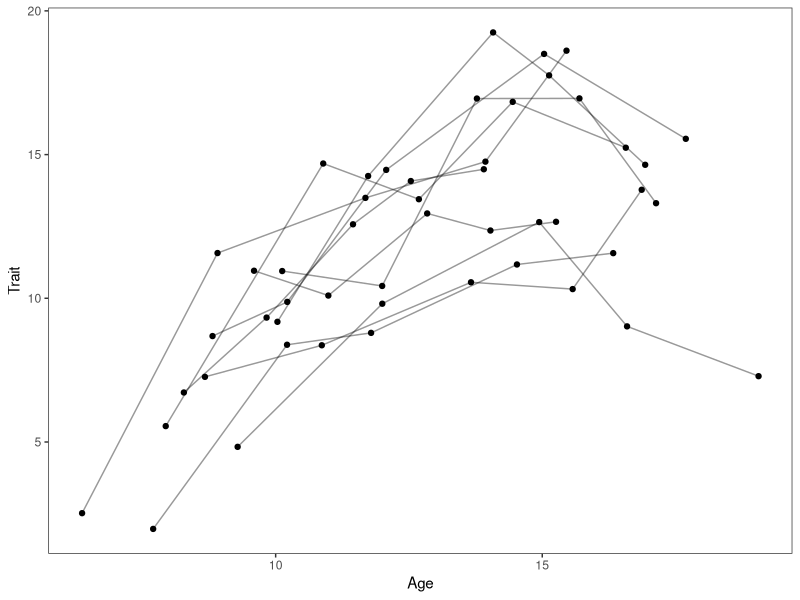
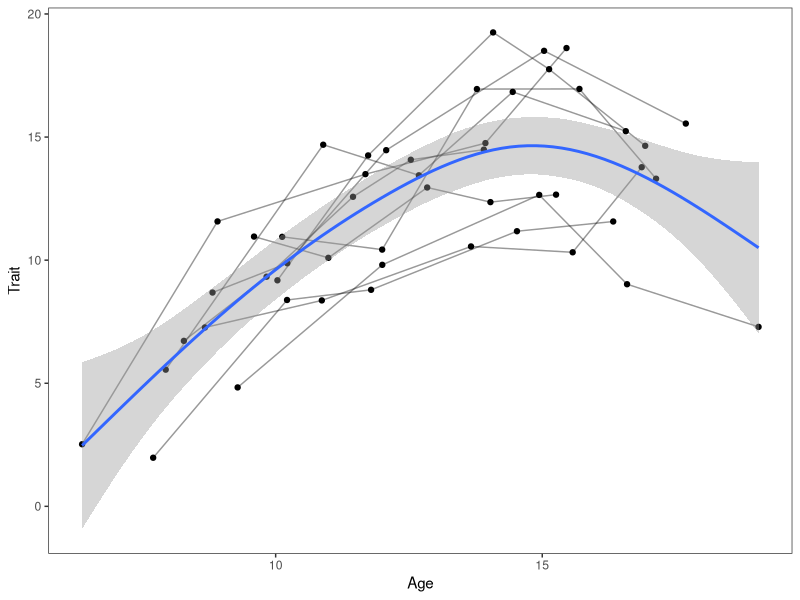
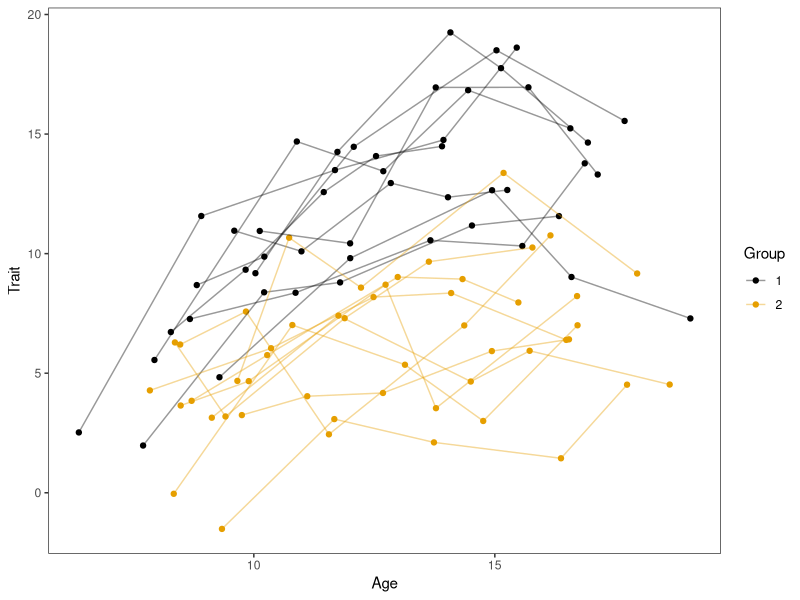

Recreate these plots in R, in order.
## ---- chunk 1
library(tidyverse)
theme_set(theme_bw())
theme_update(panel.grid = element_blank())
## ---- chunk 2
set.seed(2)
growth_dat <- tibble(
  id = seq_len(20),
  baseline_age = runif(20, min = 6, max = 8),
  b = rnorm(20),
  group = factor(c(rep(1, 10), rep(2, 10)))
) %>% 
  uncount(5) %>% 
  mutate(
    time = c(0, runif(nrow(.) - 1, min = 1, max = 3))
  ) %>% 
  group_by(id) %>% 
  mutate(time = cumsum(time)) %>% 
  ungroup() %>% 
  mutate(age = baseline_age + time) %>% 
  select(id, age, b, group) %>% 
  mutate(
    slope = if_else(group == 1, 1, .5),
    slope2 = if_else(group == 1, .1, .05),
    y = slope * age - slope2 * (age - 12)**2 + b + rnorm(nrow(.), sd = 2)
  )
## ---- chunk 3
p <- ggplot(filter(growth_dat, group == 1), aes(x = age, y = y)) +
  geom_point() + 
  geom_line(aes(group = id), alpha = .4) + 
  xlab("Age") + 
  ylab("Trait")

p
## ---- chunk 4
p + 
  geom_smooth(method = "gam")
## ---- chunk 5
p <- ggplot(growth_dat, aes(x = age, y = y, group = group, color = group)) +
  geom_point() + 
  geom_line(aes(group = id), alpha = .4) + 
  xlab("Age") + 
  ylab("Trait") + 
  ggthemes::scale_color_colorblind() + 
  labs(color = "Group")

p
